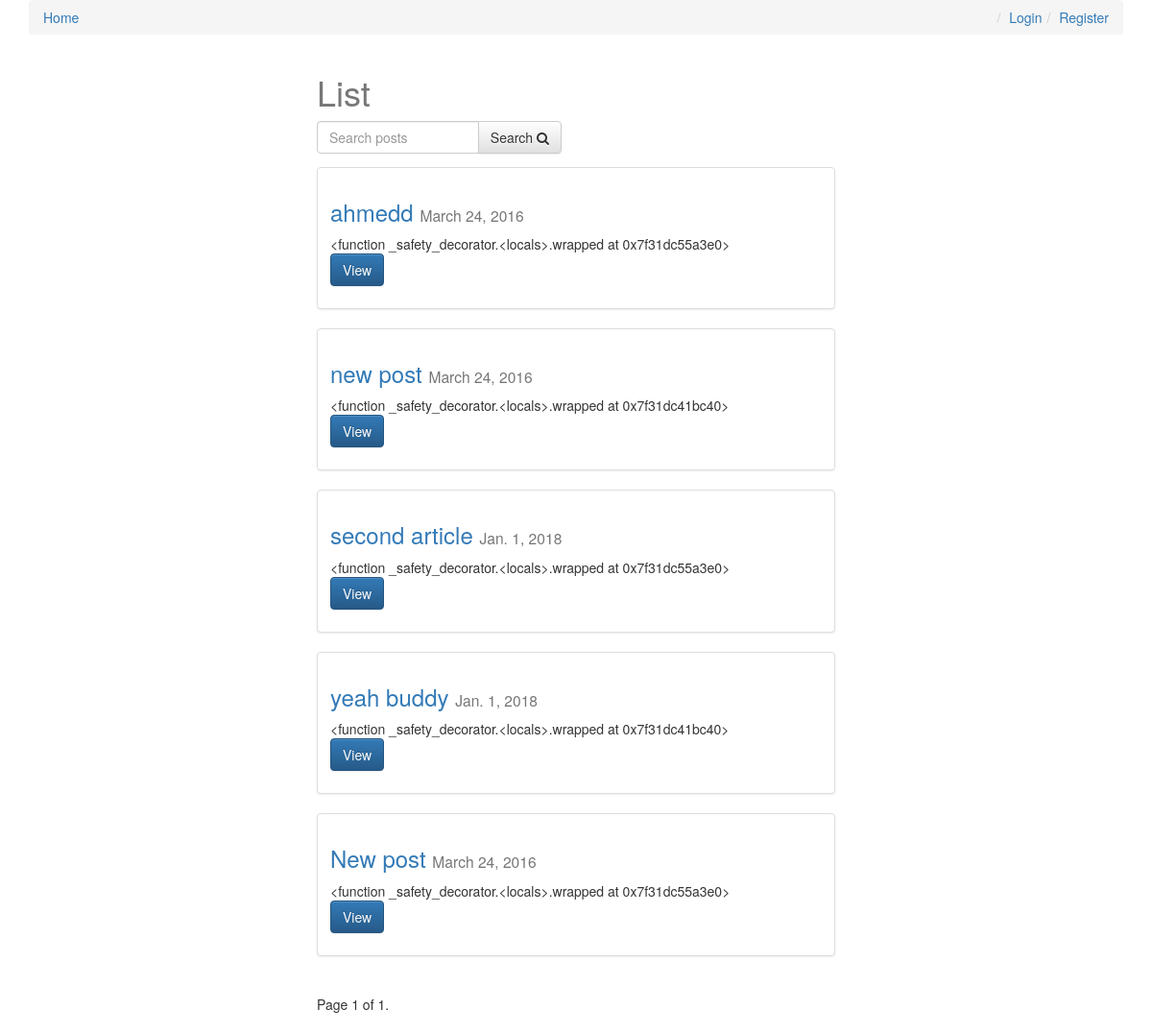
The page / on the database its author committed.
### posts/models.py (models this page shows, shortened)
class Post(models.Model):
    user = models.ForeignKey(settings.AUTH_USER_MODEL, default=1)
    title = models.CharField(max_length=120)
    slug = models.SlugField(unique=True)
    image = models.ImageField(upload_to=upload_location,
            null=True,
            blank=True,
            width_field="width_field",
            height_field="height_field")
    height_field = models.IntegerField(default=0)
    width_field = models.IntegerField(default=0)
    content = models.TextField()
    draft = models.BooleanField(default=False)
    publish = models.DateField(auto_now=False, auto_now_add=False)
    read_time =  models.IntegerField(default=0) # models.TimeField(null=True, blank=True) #assume minutes
    updated = models.DateTimeField(auto_now=True, auto_now_add=False)
    timestamp = models.DateTimeField(auto_now=False, auto_now_add=True)
    objects = PostManager()
    def get_absolute_url(self):
        return reverse("posts:detail", kwargs={"slug": self.slug})
    class Meta:
        ordering = ["-timestamp", "-updated"]
    def get_markdown(self):
        content = self.content
        markdown_text = markdown(content)
        return mark_safe(markdown_text)

### posts/views.py (the view, shortened to what this page needs)
# urls.py: url(r'^$', post_list, name='list'),
def post_list(request):
	today = timezone.now().date()
	queryset_list = Post.objects.active() #.order_by("-timestamp")
	if request.user.is_staff or request.user.is_superuser:
		queryset_list = Post.objects.all()
	query = request.GET.get("q")
	paginator = Paginator(queryset_list, 8) # Show 25 contacts per page
	page_request_var = "page"
	page = request.GET.get(page_request_var)
	try:
		queryset = paginator.page(page)
	except PageNotAnInteger:
		queryset = paginator.page(1)
	except EmptyPage:
		queryset = paginator.page(paginator.num_pages)
	context = {
		"object_list": queryset,
		"title": "List",
		"page_request_var": page_request_var,
		"today": today,
	}
	return render(request, "post_list.html", context)

### posts/models.py (called while the page is built)
    def active(self, *args, **kwargs):
        return super(PostManager, self).filter(draft=False).filter(publish__lte=timezone.now())

### templates/post_list.html (shortened to what this page needs)
{% extends "base.html" %}
{% block content %}
<div class='col-sm-6 col-sm-offset-3'>
    <h1>{{ title }}</h1>
<form method='GET' action='' class='row'>
        <div class='col-sm-6'>
            <div class='input-group'>
                <input class='form-control' type='text' name='q' placeholder='Search posts' value='{{ request.GET.q }}'/>
                <span class='input-group-btn'>
                    <button class='btn btn-default' type='submit'>Search <i class="fa fa-search"></i></button>
                </span>
            </div>
        </div>
</form>
{% for obj in object_list %}
<div class="row">
  <div class="col-sm-12">
    <div class="thumbnail">
      <div class="caption post-detail-item">
        <h3><a href='{{ obj.get_absolute_url }}'>{{ obj.title }}</a> <small>{{ obj.publish }}</small></h3>
        {{ obj.get_markdown|truncatechars_html:120 }}
        <p><a href="{{ obj.get_absolute_url }}" class="btn btn-primary" role="button">View</a></p>
      </div>
    </div>
  </div>
</div>
{% endfor %}
<div class="pagination">
    <span class="step-links">
        <span class="current">
            Page {{ object_list.number }} of {{ object_list.paginator.num_pages }}.
        </span>
    </span>
</div>
</div>
{% endblock content %}

### templates/base.html (shortened to what this page needs)
{% load staticfiles %}
<html>
<head>
<link rel="stylesheet" href="https://maxcdn.bootstrapcdn.com/bootstrap/3.3.6/css/bootstrap.min.css">
<link rel="stylesheet" href="https://maxcdn.bootstrapcdn.com/bootstrap/3.3.6/css/bootstrap-theme.min.css">
<link rel='stylesheet' href='https://maxcdn.bootstrapcdn.com/font-awesome/4.5.0/css/font-awesome.min.css' >
<link rel='stylesheet' href='{% static "css/base.css" %}' />
</head>
<body>
<div class='container'>
    <ol class='breadcrumb'>
        <li><a href='{% url "posts:list" %}'>Home</a></li>
        {% if not request.user.is_authenticated %}
        <li class='pull-right'><a href='{% url "register" %}'>Register</a></li>
        <li class='pull-right'><a href='{% url "login" %}'>Login</a></li>
        {% else %}
        <li class='pull-right'><a href='{% url "logout" %}'>Logout</a></li>
        {% endif %}
    </ol>
{% block content %}{% endblock content %}
</div>
</body>
</html>

### static/css/base.css (style rules this page uses)
h1 { color: #777777; }

### rows shown on the page
Post: title "ahmedd", publish "March 24, 2016", get_markdown "<function _safety_decorator.<locals>.wrapped at 0x7f31dc55a3e0>"
Post: title "new post", publish "March 24, 2016", get_markdown "<function _safety_decorator.<locals>.wrapped at 0x7f31dc41bc40>"
Post: title "second article", publish "Jan. 1, 2018", get_markdown "<function _safety_decorator.<locals>.wrapped at 0x7f31dc55a3e0>"
Post: title "yeah buddy", publish "Jan. 1, 2018", get_markdown "<function _safety_decorator.<locals>.wrapped at 0x7f31dc41bc40>"
Post: title "New post", publish "March 24, 2016", get_markdown "<function _safety_decorator.<locals>.wrapped at 0x7f31dc55a3e0>"

### other values the page prints
{{ title }} "List"
{{ object_list.number }} "1"
{{ object_list.paginator.num_pages }} "1"
